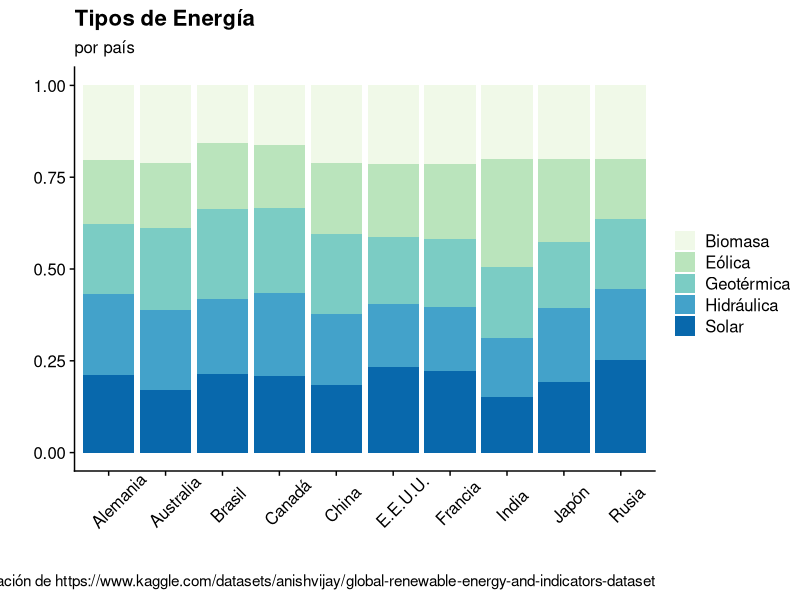
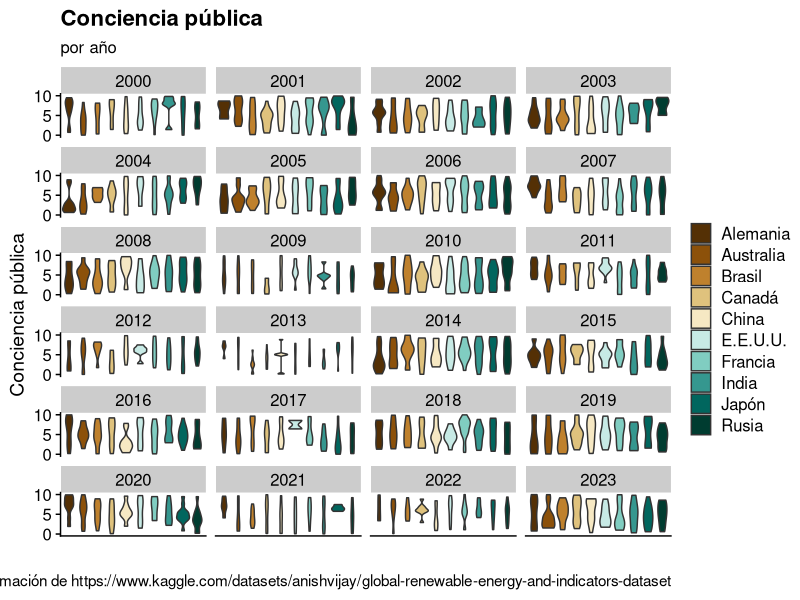
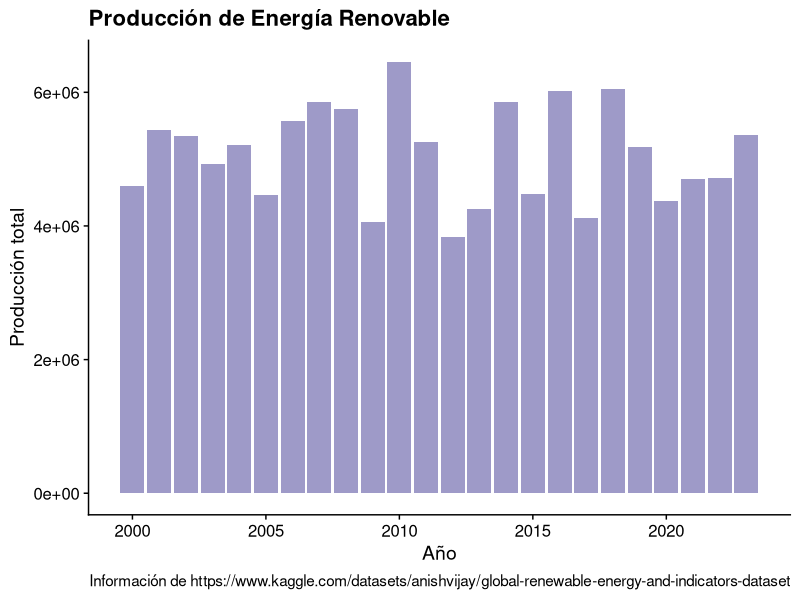
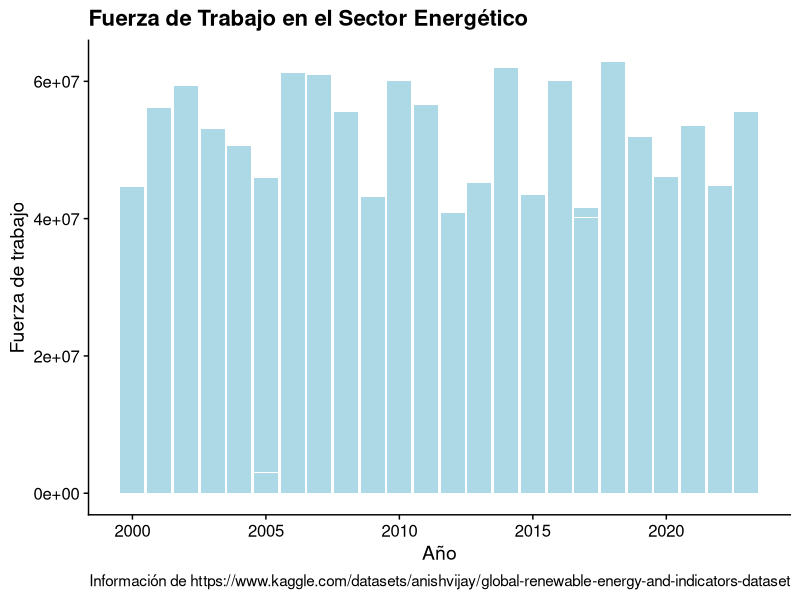
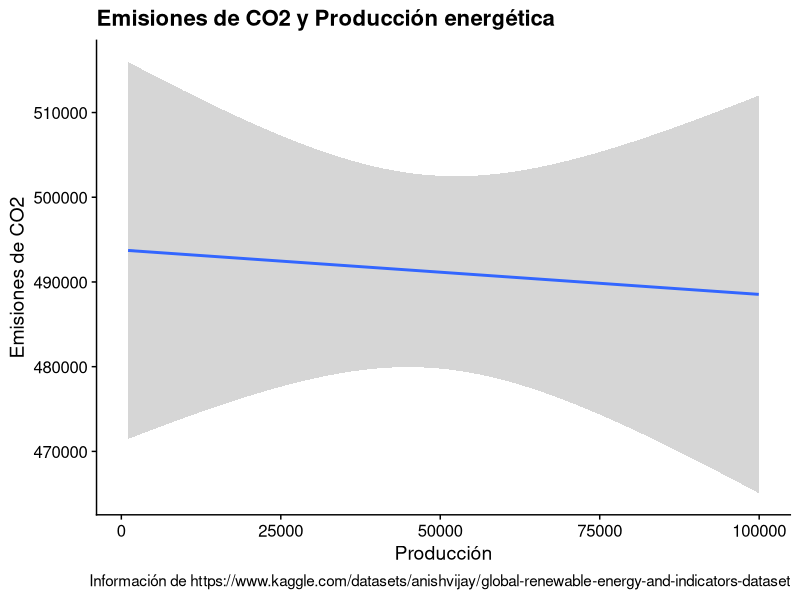
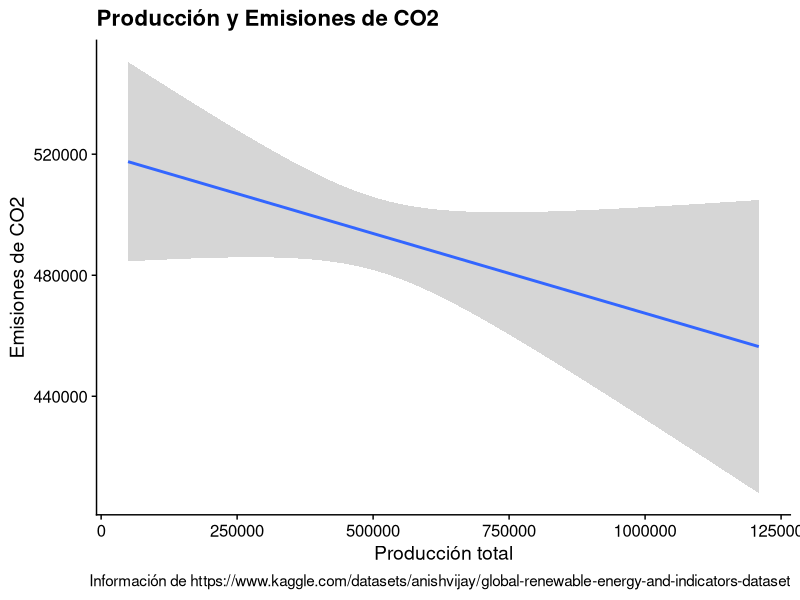
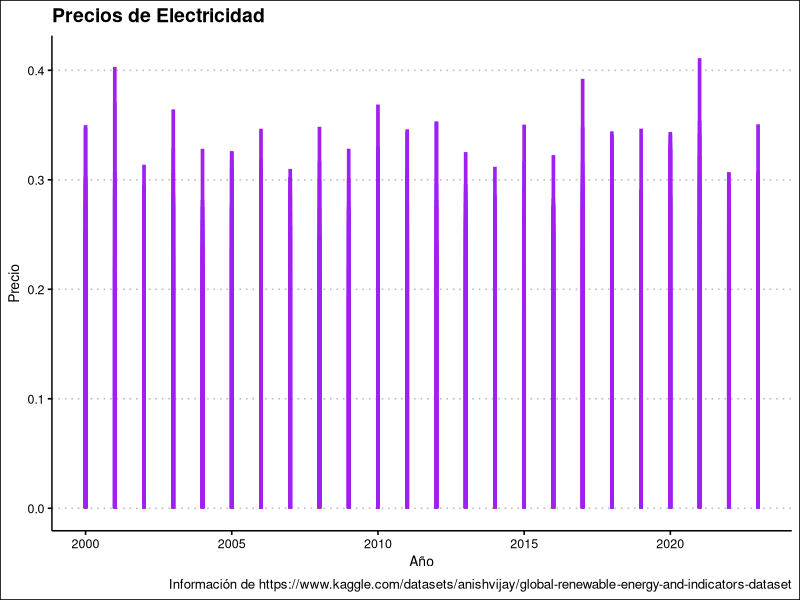
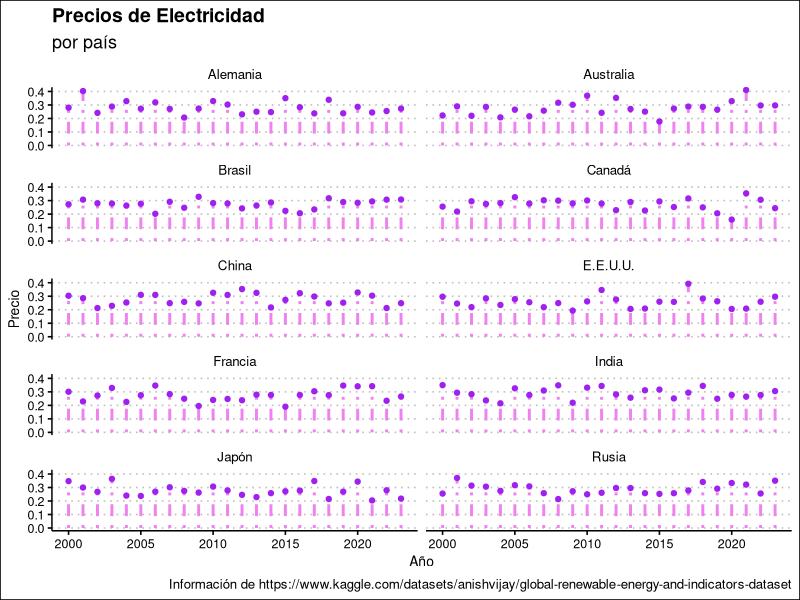

Generate these figures, in order, with R:
## ---- chunk 1
#| messages: FALSE
#| warnings: FALSE
#| echo: FALSE
library(ggplot2)
library(dplyr)
library(palmerpenguins)
library(ggthemes)
library(knitr)
library(cowplot)
library(tidyr)
library(purrr)
## ---- chunk 2
original <- read.csv("data/complete_renewable_energy_dataset.csv")
df <- original|> mutate(Country = case_when(
  Country == "Brazil"~"Brasil", Country == "Canada" ~ "Canadá", 
  Country == "France"~"Francia", Country == "Germany"~"Alemania", 
  Country == "Japan"~"Japón", Country == "Russia"~"Rusia", 
  Country == "USA"~"E.E.U.U.", Country == "Australia"~"Australia",
  Country == "China"~"China", Country == "India"~"India",
  TRUE~"Other")) %>% mutate(Energy.Type = case_when(
  Energy.Type == "Solar"~"Solar", Energy.Type == "Biomass" ~ "Biomasa", 
  Energy.Type == "Wind"~"Eólica", Energy.Type == "Hydro"~"Hidráulica", 
  Energy.Type == "Geothermal"~"Geotérmica", TRUE~"Other"))
df$Government.Policies <- as.logical(original$Government.Policies)
df$Renewable.Energy.Targets <- as.logical(original$Renewable.Energy.Targets)
df$Energy.Efficiency.Programs <- as.logical(original$Energy.Efficiency.Programs)
df$Energy.Market.Liberalization <- as.logical(original$Energy.Efficiency.Programs)
df$Technology.Transfer.Agreements <- as.logical(original$Technology.Transfer.Agreements)
df$Renewable.Energy.Education.Programs <- as.logical(original$Renewable.Energy.Education.Programs)
df$Natural.Disasters <- as.logical(original$Natural.Disasters)
df$Public.Private.Partnerships.in.Energy <- as.logical(original$Public.Private.Partnerships.in.Energy)
df$Regional.Renewable.Energy.Cooperation <- as.logical(original$Regional.Renewable.Energy.Cooperation)
## ---- chunk 3
most_important <- select(df, c("Country", "Year", "Production..GWh.", "R.D.Expenditure",  "Energy.Storage.Capacity", "Energy.Consumption", "Energy.Imports", "Energy.Exports", "Government.Policies", "Energy.Efficiency.Programs", "Energy.Type", , "CO2.Emissions",  "Investments..USD.", "Public.Awareness", "Educational.Level", "Political.Stability", "Corruption.Perception.Index", "Control.of.Corruption", "Proportion.of.Energy.from.Renewables", "Electricity.Prices", "Renewable.Energy.Education.Programs",  "Energy.Sector.Workforce"))
most_important <- most_important[order(most_important$Year),]
colnames(most_important)
## ---- chunk 4
#| messages: FALSE
#| warnings: FALSE
#| fig-width: 8
#| label: fig-2.1
ggplot(df, aes(x = Country, fill = Energy.Type)) +
  geom_bar(position = "fill") +
  scale_fill_brewer(type = "seq", palette = 4)  +
  labs(
    title = "Tipos de Energía",
    subtitle = "por país",
    x = "",
    y = "",
    fill = "",
    caption= "Información de https://www.kaggle.com/datasets/anishvijay/global-renewable-energy-and-indicators-dataset") +
  cowplot::theme_cowplot() +
  theme(axis.text.x = element_text(angle=45, vjust=.5, hjust=0.3))
## ---- chunk 5
#| messages: FALSE
#| warnings: FALSE
#| fig-width: 8
#| fig-height: 10
#| label: fig-2.2
ggplot(df, aes(x=Country, y=Public.Awareness, fill=Country)) + 
  geom_violin() +
  facet_wrap(~Year, ncol = 4) +
  scale_fill_brewer(type = "div", palette = 1) +
  labs(
    title = "Conciencia pública",
    subtitle = "por año",
    x = "",
    y = "Conciencia pública",
    fill = "",
    caption= "Información de https://www.kaggle.com/datasets/anishvijay/global-renewable-energy-and-indicators-dataset") +
  scale_y_continuous(breaks=c(0.0,5.0, 10.0)) +
  theme_cowplot()+
  theme(axis.ticks.x = element_blank(), axis.text.x = element_blank())
## ---- chunk 6
#| messages: FALSE
#| warnings: FALSE
#| fig-width: 8
#| label: fig-2.3
ggplot(df, aes(x = Year, y = Production..GWh.)) +
  geom_col(fill = "#9e9ac8") +
  labs(
    title = "Producción de Energía Renovable",
    x = "Año",
    y = "Producción total",
    caption= "Información de https://www.kaggle.com/datasets/anishvijay/global-renewable-energy-and-indicators-dataset") +
  theme_cowplot()
## ---- chunk 7
#| messages: FALSE
#| warnings: FALSE
#| fig-width: 8
#| label: fig-2.4
ggplot(df, aes(x = Year, y = Energy.Sector.Workforce)) +
  geom_col(fill = "lightblue") +
  labs(
    title = "Fuerza de Trabajo en el Sector Energético",
    x = "Año",
    y = "Fuerza de trabajo",
    caption= "Información de https://www.kaggle.com/datasets/anishvijay/global-renewable-energy-and-indicators-dataset") +
  theme_cowplot()+
  theme()
## ---- chunk 8
#| messages: FALSE
#| warnings: FALSE
#| fig-width: 8
#| label: fig-2.5
ggplot(df, aes(x = Production..GWh., y = CO2.Emissions)) +
  geom_smooth(method = "lm") +
  labs(
    title = "Emisiones de CO2 y Producción energética",
    x = "Producción",
    y = "Emisiones de CO2",
    caption= "Información de https://www.kaggle.com/datasets/anishvijay/global-renewable-energy-and-indicators-dataset")+
  theme_cowplot()
## ---- chunk 9
#| messages: FALSE
#| warnings: FALSE
annual <- df %>% group_by(Year, Country) %>% summarise(avg_electricity_price = mean(Electricity.Prices), avg_production = sum(Production..GWh.), avg_investment = sum(Investments..USD.), avg_CO2_emissions = mean(CO2.Emissions))
annual
## ---- chunk 10
#| messages: FALSE
#| warnings: FALSE
#| fig-width: 8
#| fig-height: 10
#| label: fig-2.6
ggplot(annual, aes(x = avg_production, y = avg_CO2_emissions)) +
  geom_smooth(method = "lm") +
   labs(
    title = "Producción y Emisiones de CO2",
    x = "Producción total",
    y = "Emisiones de CO2",
    caption= "Información de https://www.kaggle.com/datasets/anishvijay/global-renewable-energy-and-indicators-dataset")+
  theme_cowplot()+
  theme()
## ---- chunk 11
#| messages: FALSE
#| warnings: FALSE
#| fig-width: 8
#| label: fig-2.7
ggplot(annual, aes(x=Year, y=avg_electricity_price)) +
  geom_segment( aes(x=Year, xend=Year, y=0, yend=avg_electricity_price) , color="purple", lwd = 1.25) +
  labs(
    title = "Precios de Electricidad",
    x = "Año",
    y = "Precio",
    caption= "Información de https://www.kaggle.com/datasets/anishvijay/global-renewable-energy-and-indicators-dataset") +
  theme_clean()
## ---- chunk 12
#| messages: FALSE
#| warnings: FALSE
#| fig-width: 8
#| fig-height: 10
#| label: fig-2.8
ggplot(annual, aes(x=Year, y=avg_electricity_price)) +
  geom_segment( aes(x=Year, xend=Year, y=0, yend=avg_electricity_price) , size=1, color="violet", linetype="dotdash" ) +
  geom_point(color = "purple") +
  facet_wrap(~Country, ncol = 2) +
  labs(
    title = "Precios de Electricidad",
    subtitle = "por país",
    x = "Año",
    y = "Precio",
    caption= "Información de https://www.kaggle.com/datasets/anishvijay/global-renewable-energy-and-indicators-dataset") +
  theme_clean()
## ---- chunk 13
variables <- data.frame(
  Variable = c(
    "Precios de la electricidad",
    "Producción",
    "Estabilidad Política",
    "Conciencia pública"
  ),
  Importancia = c(
    "La electricidad es un aspecto fundamental para determinar la calidad de vida de las personas, pues permite realizar varias actividades cotidianas, como cocinar o mantener el calor.",
    "Permite visualizar la evolución de los indicadores de bienestar con respecto a los cambios en producción energética; de modo que se pueda concluir el impacto que tiene la energía renovable en la sociedad.",
    "El contexto político de los países está estrechamente relacionado con la calidad de vida de los habitantes; se pretende relacionar dicha estabilidad con la producción de energías renovables.",
    "La aceptación pública es un factor importante en la cantidad de inversión destinada a la producción o desarrollo de energías renovables. La aceptación pública depende de la información disponible al público general, como los programas educativos y su nivel educativo."
  )
)
kable(variables, caption = "Tabla de Variables Relevantes")
## ---- chunk 14
kable(head(most_important, 20), "simple")
## ---- chunk 15
summary(most_important)
## ---- chunk 16
annual <- df %>% group_by(Year, Country) %>% summarise(avg_electricity_price = mean(Electricity.Prices), avg_production = sum(Production..GWh.), avg_investment = sum(Investments..USD.), avg_CO2_emissions = mean(CO2.Emissions))
annual
## ---- chunk 17
#| messages: FALSE
#| warnings: FALSE
#| fig-width: 8
#| fig-height: 10
#| label: fig-2.9
ggplot(annual, aes(x = Year, y = avg_electricity_price)) +
  geom_line() +
  facet_wrap(~Country, ncol = 3) +
  labs(
    title = "Precios de Electricidad",
    subtitle = "por país",
    x = "Año",
    y = "Precio",
    caption= "Información de https://www.kaggle.com/datasets/anishvijay/global-renewable-energy-and-indicators-dataset")+
  scale_x_continuous(breaks=c(2000, 2010, 2020))+
  theme_clean()
## ---- chunk 18
#| messages: FALSE
#| warnings: FALSE
#| fig-width: 8
#| fig-height: 8
#| label: fig-2.10
ggplot(annual, aes(x = Year, y = avg_production)) +
  geom_line() +
  facet_wrap(~Country, ncol = 3) +
  labs(
    title = "Producción Energética",
    subtitle = "por país",
    x = "Año",
    y = "Producción",
    caption= "Información de https://www.kaggle.com/datasets/anishvijay/global-renewable-energy-and-indicators-dataset")+
  scale_x_continuous(breaks=c(2000, 2010, 2020))+
  theme_clean()
## ---- chunk 19
#| messages: FALSE
#| warnings: FALSE
#| fig-width: 8
#| fig-height: 8
#| label: fig-2.11
ggplot(annual, aes(x = avg_production, y = avg_electricity_price))+
  geom_line()+
  facet_wrap(~Country, ncol = 2) +
  labs(
    title = "Producción y Precios de Electricidad",
    subtitle = "por país",
    x = "Producción",
    y = "Precio",
    caption= "Información de https://www.kaggle.com/datasets/anishvijay/global-renewable-energy-and-indicators-dataset") +
  scale_y_continuous(breaks=c(0.20, 0.30, 0.4))+
  scale_x_continuous(breaks=c(0, 625000, 1250000))+
  theme_clean()
## ---- chunk 20
#| messages: FALSE
#| warnings: FALSE
#| fig-width: 8
#| label: fig-2.12
ggplot(annual, aes(x = Year, y = avg_CO2_emissions)) +
  geom_smooth() +
  facet_wrap(~Country) +
  labs(
    title = "Emisiones Totales de CO2",
    subtitle = "por país",
    x = "Año",
    y = "Emisiones de CO2",
    caption= "Información de https://www.kaggle.com/datasets/anishvijay/global-renewable-energy-and-indicators-dataset") +
  theme_cowplot() +
  scale_y_continuous(breaks=c(3e+05, 5e+05, 7e+05)) +
  scale_x_continuous(breaks = c(2000, 2010, 2020))
## ---- chunk 21
#| messages: FALSE
#| warnings: FALSE
#| fig-width: 8
#| fig-height: 10
#| label: fig-2.13
ggplot(annual, aes(x = avg_production, y = avg_CO2_emissions)) +
  geom_smooth(method = "lm") +
  labs(
    title = "Producción y Emisiones de CO2",
    subtitle = "por país",
    x = "Producción",
    y = "Emisiones de CO2",
    caption= "Información de https://www.kaggle.com/datasets/anishvijay/global-renewable-energy-and-indicators-dataset") +
  facet_wrap(~Country, ncol=2)+
  scale_x_continuous(breaks=c(0, 500000, 1000000))+
  theme_cowplot()
## ---- chunk 22
#| messages: FALSE
#| warnings: FALSE
#| fig-width: 8
#| fig-height: 10
ggplot(annual, aes(x = avg_production, y = avg_CO2_emissions)) +
  geom_smooth(method = "lm") +
   labs(
    title = "Producción y Emisiones de CO2",
    x = "Producción total",
    y = "Emisiones de CO2",
    caption= "Información de https://www.kaggle.com/datasets/anishvijay/global-renewable-energy-and-indicators-dataset")+
  theme_cowplot()+
  theme()
## ---- chunk 23
#| messages: FALSE
#| warnings: FALSE
#| fig-width: 8
ggplot(annual, aes(x=Year, y=avg_electricity_price)) +
  geom_segment( aes(x=Year, xend=Year, y=0, yend=avg_electricity_price) , color="purple", lwd = 1.25) +
  labs(
    title = "Precios de Electricidad",
    x = "Año",
    y = "Precio",
    caption= "Información de https://www.kaggle.com/datasets/anishvijay/global-renewable-energy-and-indicators-dataset") +
  theme_clean()
## ---- chunk 24
#| messages: FALSE
#| warnings: FALSE
#| fig-width: 8
#| fig-height: 10
ggplot(annual, aes(x=Year, y=avg_electricity_price)) +
  geom_segment( aes(x=Year, xend=Year, y=0, yend=avg_electricity_price) , size=1, color="violet", linetype="dotdash" ) +
  geom_point(color = "purple") +
  facet_wrap(~Country, ncol = 2) +
  labs(
    title = "Precios de Electricidad",
    subtitle = "por país",
    x = "Año",
    y = "Precio",
    caption= "Información de https://www.kaggle.com/datasets/anishvijay/global-renewable-energy-and-indicators-dataset") +
  theme_clean()
